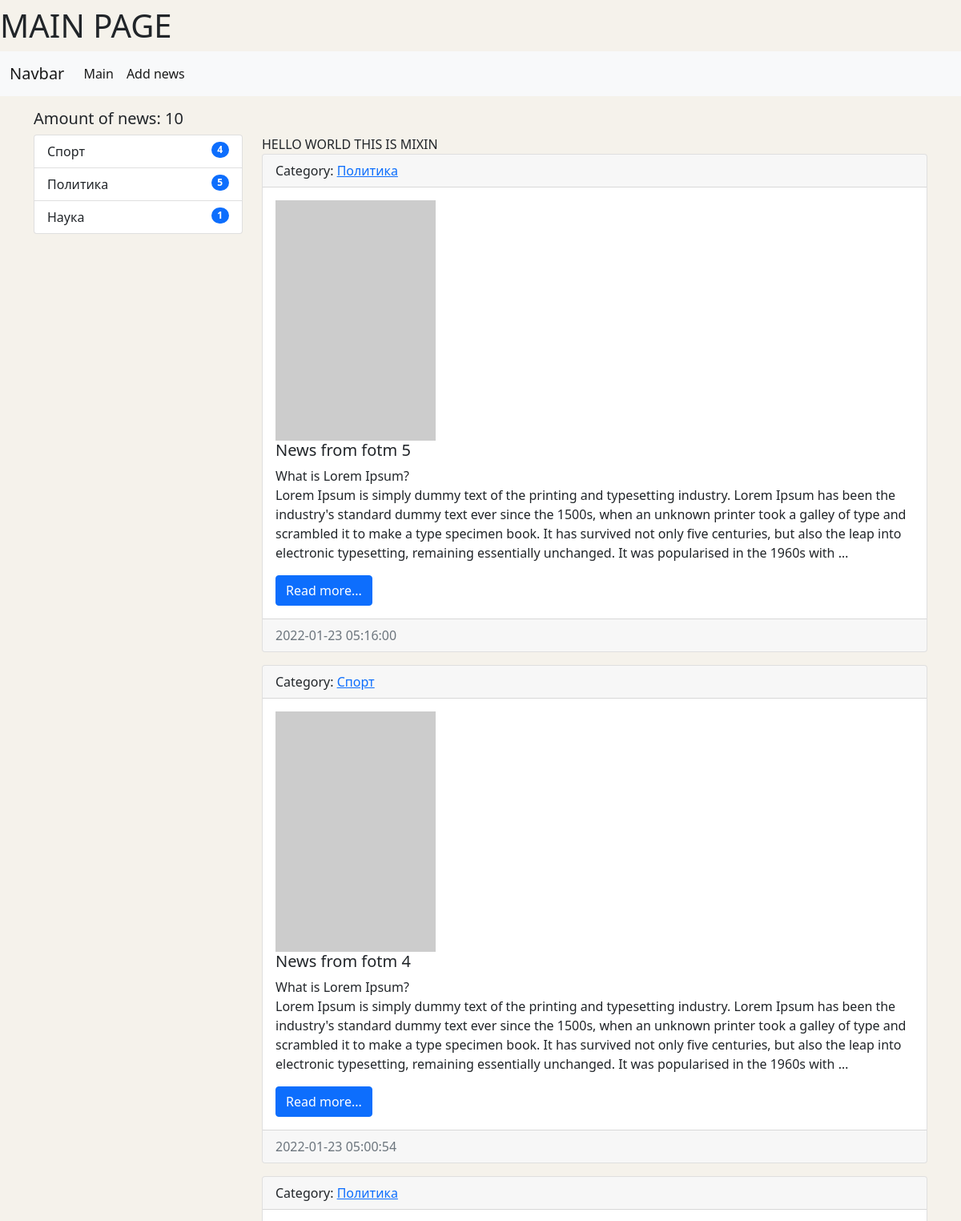
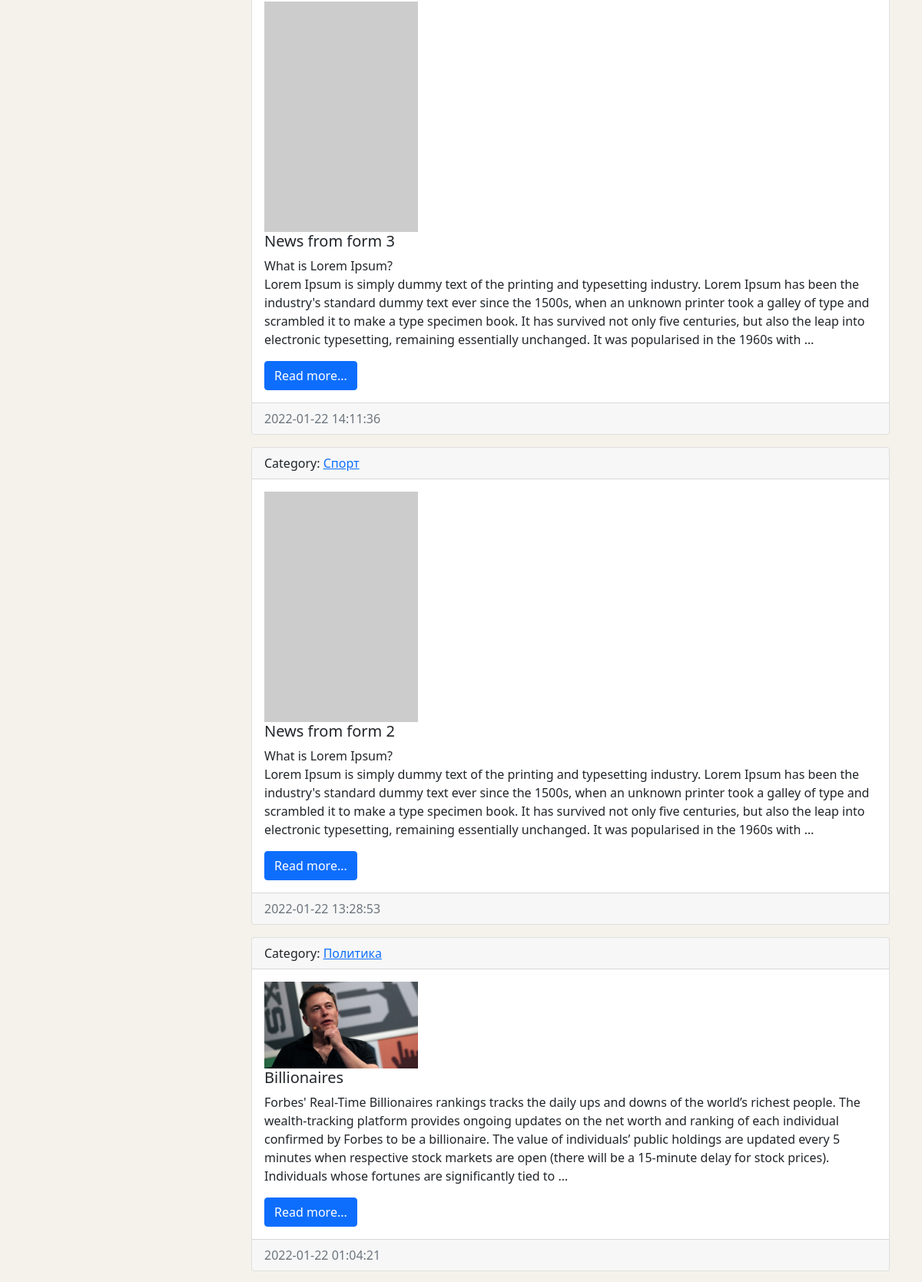
The app's page / (signed in, upper part) with its own data (2 pictures, top to bottom).
### news/models.py (models this page shows, shortened)
class Category(models.Model):
    title = models.CharField(max_length=150, db_index=True, verbose_name='Наименование категории')
    def get_absolute_url(self):
        return reverse('category', kwargs={'category_id': self.pk})
    def __str__(self):
        return self.title
    class Meta:
        verbose_name = 'Категория'
        verbose_name_plural = 'Категории'
        ordering = ['-title']

class News(models.Model):
    title = models.CharField(max_length=150, verbose_name='Наименование')
    content = models.TextField(blank=True, verbose_name='Контент')
    created_at = models.DateTimeField(auto_now_add=True, verbose_name='Дата публикации')
    updated_at = models.DateTimeField(auto_now=True, verbose_name='Обновлено')
    photo = models.ImageField(upload_to='photos/%Y/%m/%d/', verbose_name='Фото', blank=True)
    is_published = models.BooleanField(default=True, verbose_name='Опубликовано')
    category = models.ForeignKey('Category', on_delete=models.PROTECT, verbose_name='Категория')
    numbers_of_views = models.IntegerField(default=0)
    def get_absolute_url(self):
        return reverse('view_news', kwargs={'pk': self.pk})
    class Meta:
        verbose_name = 'Новость'
        verbose_name_plural = 'Новости'
        ordering = ['-created_at']

### news/views.py (the view)
# urls.py: path('', HomeNews.as_view(), name='home'),
class HomeNews(MyMixin, ListView):
    model = News
    template_name = 'news/home_news_list.html'
    context_object_name = 'news'
    mixin_prop = 'hello world this is mixin'
    def get_context_data(self, *, object_list=None, **kwargs):
        context = super(HomeNews, self).get_context_data(**kwargs)
        context['title'] = self.get_upper('main page')
        context['mixin_prop'] = self.get_prop()
        return context
    def get_queryset(self):
        return News.objects.filter(is_published=True).select_related('category')

### news/templatetags/news_tags.py (called while the page is built)
@register.inclusion_tag('news/list_categories.html')
def show_categories():
    categories = Category.objects.annotate(cnt=Count('news')).filter(cnt__gt=0)     # don't show the empty categories
    return {'categories': categories}

### news/utils.py (called while the page is built)
    def get_prop(self):
        return self.mixin_prop.upper()

    def get_upper(self, smth):
        if isinstance(smth, str):
            return smth.upper()
        else:
            return smth.title.upper()

### news/templates/news/home_news_list.html (shortened to what this page needs)
{% extends 'base.html' %}
{% block main_title %}
    {{ title }}
{% endblock %}
{% block sidebar %}
{% include 'inc/_sidebar.html' %}
{% endblock %}
{% block content %}
{{ mixin_prop }}
    {% for item in news %}
    <div class="card mb-3">
        <div class="card-header">
            Category: <a href="{{ item.category.get_absolute_url }}">{{ item.category }}</a>
        </div>
        <div class="card-body">
            <div class="media">
                {% if item.photo %}
                    <img src="{{ item.photo.url }}" alt="Photo" width="200" class="mr-3">
                {% else %}
                    <img src="https://picsum.photos/200/300/?blur=2" alt="Photo" class="mr-3">
                {% endif %}
                <div class="media-body">
                    <h5 class="card-title">{{ item.title }}</h5>
                    <p class="card-text">{{ item.content|linebreaksbr|truncatewords:70 }}</p>
                    <a href="{{ item.get_absolute_url }}" class="btn btn-primary">Read more...</a>
                </div>
            </div>
        </div>
        <div class="card-footer text-muted">
            {{ item.created_at|date:'Y-m-d H:i:s' }}
        </div>
    </div>
    {% empty %}
        <p>Ooops... </p>
        <p>Looks like something went wrong</p>
    {% endfor %}
{% endblock %}

### news/templates/news/list_categories.html
<div class="list-group">
    {% for item_categories in categories %}
    <a href="{{ item_categories.get_absolute_url }}" class="list-group-item list-group-item-action">
        {{ item_categories.title }}
        <span class="badge bg-primary rounded-pill category_badge">{{ item_categories.cnt }}</span>
    </a>
    {% endfor %}
</div>

### mySite/static/css/main.css (style rules this page uses)
body { background-color: #f5f2eb; }
.category_badge { float: right; }

### records on screen
Category: title "Спорт", cnt "4"
Category: title "Политика", cnt "5"
Category: title "Наука", cnt "1"
News: category "Политика", title "News from fotm 5", content "What is Lorem Ipsum? Lorem Ipsum is simply dummy text of the printing and typesetting industry. Lorem Ipsum has been the industry's standard dummy text ever since the 1500s, when an unknown printer took a galley of type and scrambled it to make a type specimen book. It has survived not only five centuries, but also the leap into electronic typesetting, remaining essentially unchanged. It was popularised in the 1960s with …", created_at "2022-01-23 05:16:00"
News: category "Спорт", title "News from fotm 4", content "What is Lorem Ipsum? Lorem Ipsum is simply dummy text of the printing and typesetting industry. Lorem Ipsum has been the industry's standard dummy text ever since the 1500s, when an unknown printer took a galley of type and scrambled it to make a type specimen book. It has survived not only five centuries, but also the leap into electronic typesetting, remaining essentially unchanged. It was popularised in the 1960s with …", created_at "2022-01-23 05:00:54"
News: category "Политика", title "News from form 3", content "What is Lorem Ipsum? Lorem Ipsum is simply dummy text of the printing and typesetting industry. Lorem Ipsum has been the industry's standard dummy text ever since the 1500s, when an unknown printer took a galley of type and scrambled it to make a type specimen book. It has survived not only five centuries, but also the leap into electronic typesetting, remaining essentially unchanged. It was popularised in the 1960s with …", created_at "2022-01-22 14:11:36"
News: category "Спорт", title "News from form 2", content "What is Lorem Ipsum? Lorem Ipsum is simply dummy text of the printing and typesetting industry. Lorem Ipsum has been the industry's standard dummy text ever since the 1500s, when an unknown printer took a galley of type and scrambled it to make a type specimen book. It has survived not only five centuries, but also the leap into electronic typesetting, remaining essentially unchanged. It was popularised in the 1960s with …", created_at "2022-01-22 13:28:53"
News: category "Политика", photo (picture), title "Billionaires", content "Forbes' Real-Time Billionaires rankings tracks the daily ups and downs of the world’s richest people. The wealth-tracking platform provides ongoing updates on the net worth and ranking of each individual confirmed by Forbes to be a billionaire. The value of individuals’ public holdings are updated every 5 minutes when respective stock markets are open (there will be a 15-minute delay for stock prices). Individuals whose fortunes are significantly tied to …", created_at "2022-01-22 01:04:21"

### other values on screen
{{ title }} "MAIN PAGE"
{{ news.count }} "10"
{{ mixin_prop }} "HELLO WORLD THIS IS MIXIN"
